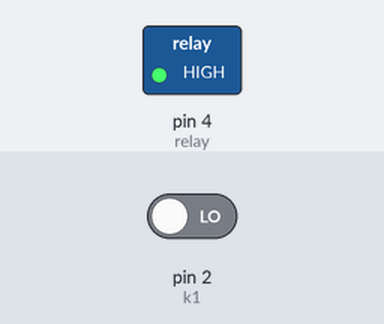
The sketch below on a simulated Arduino Uno, built with avr-gcc and run on an emulated ATmega328P. Shown: switched loads named in the sketch (green lamp = pin HIGH). The test bench sets the inputs (shaded band); at power-on: pin 2 (k1) LOW.

Above: at 1.2 s.
1.3 s: pin 2 (k1) driven HIGH
At 2.2 s:
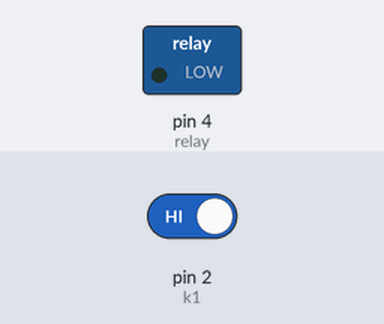
Timing chart, 0 to 4.3 s (numbered marks = the images above; inputs shaded):
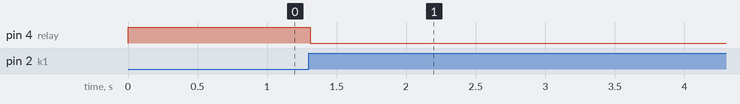

Measured:
- after the input at 1.3 s, pin 4 (relay): HIGH → LOW at once

The sketch:

relay.ino
```cpp
/* Main.ino file generated by New Project wizard
 * Created:   周五 6月 24 2022
 * Processor: Arduino Uno
 * Compiler:  Arduino AVR
 */

//--------------------------------
//名称：继电器控制照明设备
//说明：K1控制继电器
//--------------------------------

#define k1 2              //继电器控制按键
#define relay 4           //继电器控制引脚
#define k1_down() (digitalRead(k1) == HIGH)   //判断k1是否被按下
byte relay_state = HIGH;                       //继电器状态

void setup()
{
    pinMode(k1,INPUT);        //设置k1引脚为输入
    pinMode(relay,OUTPUT);    //设置继电器控制引脚为输出
    digitalWrite(relay,relay_state);   //关闭灯泡
}

void loop()
{
    if(k1_down())            //继电器开关控制
    {
        delay(10);           //延时消抖
        if(k1_down())        //判断是否却是被按下
        {
            relay_state = !relay_state;        //继电器状态取反
            digitalWrite(relay,relay_state);  //输出控制
            while(k1_down());                   //等待按键释放
        }
    }
}
```
